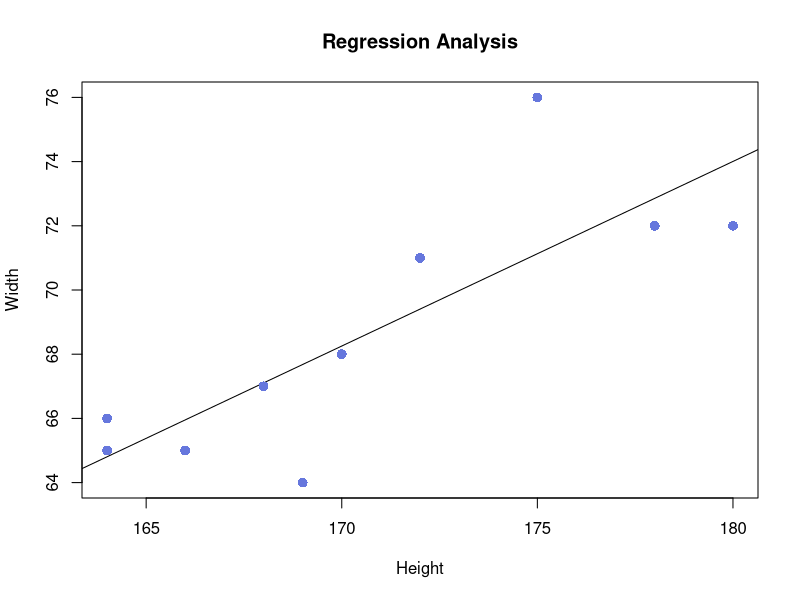

Recreate this plot in R.
height <- c(170, 168, 164, 180, 175, 164, 169, 166, 172, 178)
weight <- c(68, 67, 65, 72, 76, 66, 64, 65, 71, 72)

relation <- lm(weight ~ height)
print(relation)

newc <- data.frame(height = 170)
resultnewc <- predict(relation, newc)
print(resultnewc)

plot(height, weight,
  main = "Regression Analysis",
  abline(lm(weight ~ height)),
  cex = 1.3,
  pch = 16,
  xlab = "Height", ylab = "Width",
  col = "#6677dd"
)
